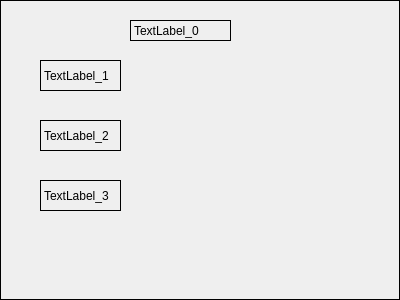
<?xml version="1.0" encoding="UTF-8"?>
<ui version="4.0">
 <class>Form</class>
 <widget class="QWidget" name="Form">
  <property name="geometry">
   <rect>
    <x>0</x>
    <y>0</y>
    <width>400</width>
    <height>300</height>
   </rect>
  </property>
  <property name="windowTitle">
   <string>Form</string>
  </property>
  <property name="styleSheet">
   <string notr="true">border: 1px solid black;</string>
  </property>
  <widget class="QLabel" name="label">
   <property name="geometry">
    <rect>
     <x>40</x>
     <y>60</y>
     <width>81</width>
     <height>31</height>
    </rect>
   </property>
   <property name="styleSheet">
    <string notr="true"/>
   </property>
   <property name="text">
    <string>TextLabel_1</string>
   </property>
  </widget>
  <widget class="QLabel" name="label_2">
   <property name="geometry">
    <rect>
     <x>40</x>
     <y>120</y>
     <width>81</width>
     <height>31</height>
    </rect>
   </property>
   <property name="text">
    <string>TextLabel_2</string>
   </property>
  </widget>
  <widget class="QLabel" name="label_3">
   <property name="geometry">
    <rect>
     <x>40</x>
     <y>180</y>
     <width>81</width>
     <height>31</height>
    </rect>
   </property>
   <property name="text">
    <string>TextLabel_3</string>
   </property>
  </widget>
  <widget class="QLabel" name="label_4">
   <property name="geometry">
    <rect>
     <x>130</x>
     <y>20</y>
     <width>101</width>
     <height>21</height>
    </rect>
   </property>
   <property name="text">
    <string>TextLabel_0</string>
   </property>
  </widget>
 </widget>
 <resources/>
 <connections/>
</ui>
